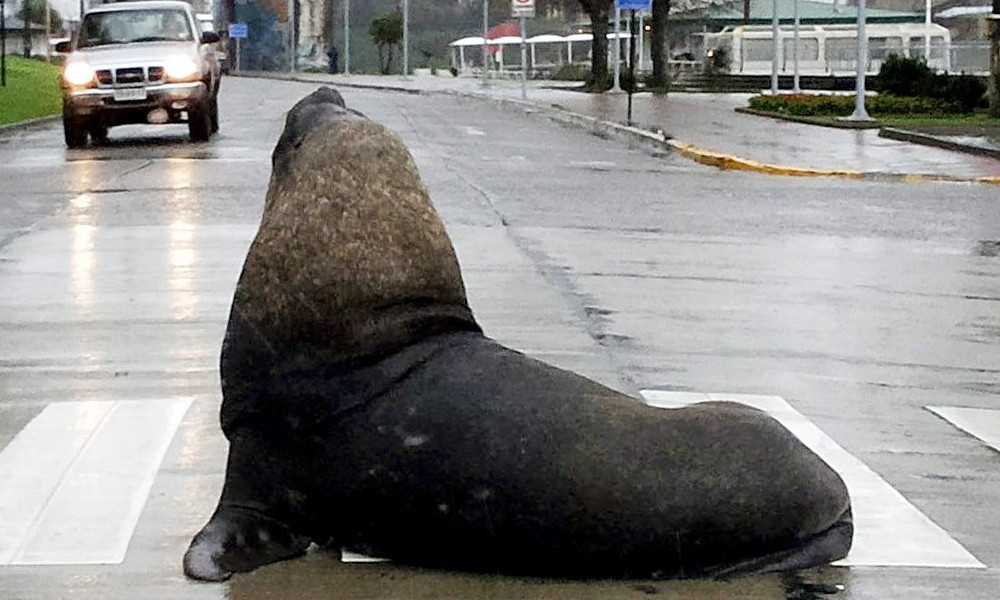
#> input picture images/lobo.jpg, 1000 x 600 px
$ jupyter execute '08_compresión.ipynb'   (shell and % lines are left out)
#> lines starting #> are read from the running program, lines starting #| are printed output that depends on the picture
# Transmisión y Compresión

## Contenidos
- Esquema transmisor de Shannon en detalle
- Algoritmo JPEG

## Ancho de banda de un video

> ¿Cúanto pesa una imagen RGB de 1920x1080?

$$
1920 \cdot 1080 \cdot 3 \cdot \text{size(uint8)} \approx 50 \text{[Mb]}
$$

Tradicionalmente un video es una secuencia de imágenes a 24 cuadros por segundo (fps)

> ¿Cuánto ancho de banda se necesita para ver una película en tiempo real?

$$
50 \text{[Mb]} \cdot 24 [1/s] = 1200 \text{[Mb/s]} = 1.2 \text{[Gb/s]}
$$

Pero los mejores planes de internet actuales en Chile ofrecen del orden de $500 \text{[Mb/s]}$ de bajada

> ¿Cómo pueden entonces funcionar los servicios de streaming?

## Nuevamente el modelo de Shannon

El **transmisor** puede subdividirse en cuatro etapas

donde

### Transformación

Tarea: Cambiar la representación de los datos

Objetivo: Representar los datos tal que se disminuya la redundancia y correlación

### Cuantización (opcional)

Tarea: Reducir los valores posibles de la seña. El conjunto reducido de valores se llama **diccionario**

Objetivo: Reducir la cantidad de bits que se usan para representar la señal

#### Ejemplo

Observe la diferencia de cuantizar un valor flotante usando
- 8 bits: diccionario con 255 valores
- 4 bits: diccionario con 16 valores

[cell 1]
import matplotlib.pyplot as plt
import numpy as np

t = np.arange(100)
s1 = np.array([int(x)/2**8 for x in 2**8*(np.sin(2.0*np.pi*t*0.05) + 1)/2])
s2 = np.array([int(x)/2**4 for x in 2**4*(np.sin(2.0*np.pi*t*0.05) + 1)/2])
fig, ax = plt.subplots(3, figsize=(6, 4), tight_layout=True, sharex=True)
ax[0].plot(t, s1)
ax[1].plot(t, s2)
ax[2].plot(t, np.abs(s2-s1));

### Codificación de fuente

Tarea: Convertir el diccionario del cuantizador en un **código de largo variable**

Objetivo: Que la señal sea más eficiente de transmitir

### Codificación de canal

Tarea: Robustecer el código

Objetivo: Que el código puede transmitirse sin errores

## Compresión y codificación

> Codificar la información usando "menos bits" que la representación original

La compresión puede ser de tipo
- *Lossless* (sin pérdidas): Los datos originales pueden reconstruirse perfectamente
- *Lossy* (con pérdidas): Se reconstruye una versión aproximada de los datos originales

Si usamos cuantización entonces estamos asumiendo pérdidas

## Compresión de imágenes

- Las tres redundancias:
    -  **Redundancia interpixel (transformación)** Alta correlación entre píxeles vecinos
    - **Redundancia psicovisual (cuantización):** El ojo humano no puede resolver más de 32 niveles de grises:
    - **Redundancia de codificación:** Algunos tonos son más comunes que otros


¿Cómo explotamos esto para reducir el tamaño de una imagen?

Más componentes descartados: mayor compresión, y peor la calidad

1. Cuantización escalar
1. Codificación de Huffman

##  Algoritmo Joint Photographic Experts Group (JPEG)

> Es un algoritmo de compresión con pérdidas (lossy) para imágenes digitales ampliamente utilizado


### Primer paso

Se convierte la imagen de RGB a YCbCr

Luego se reduce la resolución de los canales chroma con respecto al canal de luminancia

Al hacer esto explota una característica del sistema visual humano

> Somos más sensibles a la iluminación que al color

Ejemplo:

[cell 2]
import cv2
from ipywidgets import interact, SelectionSlider, IntSlider

fig, ax = plt.subplots(figsize=(6, 4), tight_layout=True)
im = cv2.imread("../images/lobo.jpg")
#> im is the input picture: shape (600, 1000, 3); mean B, G, R 131.3, 133.5, 133.9
#> the sliders are set to q_Y = 256, q_C = 256

def update(q_Y, q_C):
#> called with q_Y = 256, q_C = 256
    ax.cla(); ax.axis('off')
    # Transformar a YCrCb
    im_ycrcb = cv2.cvtColor(im, cv2.COLOR_BGR2YCrCb)
#> im_ycrcb: shape (600, 1000, 3); mean of channels 0, 1, 2 133.3, 128.3, 126.9
    Y, Cb, Cr = im_ycrcb.T
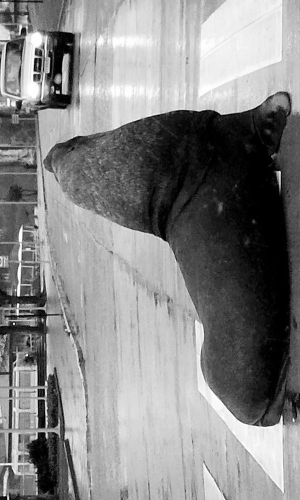
#> Y: shape (1000, 600) (shown at 1/2 size); min 0, max 255, mean 133.3
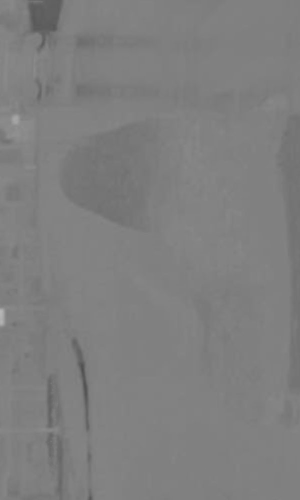
#> Cr: shape (1000, 600) (shown at 1/2 size); min 79, max 183, mean 126.9
    # Cuantizar Y y Cb/Cr por separado
    Y_q = np.round(Y*float(q_Y/255))*255.0/q_Y
    Cb_q = np.round(Cb*float(q_C/255))*255.0/q_C
    Cr_q = np.round(Cr*float(q_C/255))*255.0/q_C
    # Juntar y convertir en RGB
    im_ycrcb = np.stack((Y_q, Cb_q, Cr_q)).T
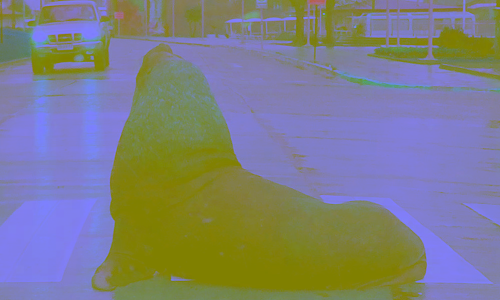
#> im_ycrcb: shape (600, 1000, 3) float64 (shown at 1/2 size); mean of channels 0, 1, 2 133.4, 128.3, 127; drawn as B, G, R
    rgb = cv2.cvtColor(im_ycrcb.astype('uint8'), cv2.COLOR_YCrCb2RGB)
    ax.imshow(rgb);

interact(update,
         q_Y=SelectionSlider(options=[1, 2, 4, 8, 16, 32, 64, 128, 256],
                             value=256, description="Niveles de Y"),
         q_C=SelectionSlider(options=[1, 2, 4, 8, 16, 32, 64, 128, 256],
                             value=256, description="Niveles de C"));

### Segundo paso

Separar la imagen en bloques disjuntos de 8x8 píxeles

Cada bloque se lleva al dominio de la frecuencia usando la transformada discreta coseno

#### Discrete Cosine Transform (DCT)

Sea una señal discreta y bidimensional $g[n_1, n_2]$ con índices $n_1 \in [0, N_1-1]$ y $n_2 \in [0, N_2-1]$ su DCT es

$$
G_C[k_1, k_2] = \sum_{n_1=0}^{N_1-1} \sum_{n_2=0}^{N_2-1} 4 g[n_1, n_2] \cos \left ( \frac{\pi k_1}{2N_1}(2n_1+1)  \right) \cos \left ( \frac{\pi k_2}{2N_2}(2n_2+1)  \right)
$$
y su inversa

$$
g[n_1, n_2] = \frac{1}{N_1 N_2}\sum_{k_1=0}^{N_1-1} \sum_{k_2=0}^{N_2-1} w[k_1]w[k_2]G[k_1, k_2] \cos \left ( \frac{\pi k_1}{2N_1}(2n_1+1)  \right) \cos \left ( \frac{\pi k_2}{2N_2}(2n_2+1)  \right),
$$

donde
$$
w[k] =\begin{cases}
1/2 & \text{ssi} ~~ k=0\\
1 & \text{ssi} ~~ k \neq 0
\end{cases}
$$

La DCT bidimensional:
- se puede descomponer en 2 aplicaciones de la DCT 1D
- es lineal, y cumple el principio de conservación de energía

> Podemos llevar una imagen al espacio de frecuencias sin pérdida de información

- es equivalente a la DFT de una señal "simetricamente extendida":

$$
y[k] =\begin{cases}
x[k] & \text{ssi} ~~ k<N\\
x[2N-1-k] & \text{ssi} ~~ N \leq k < 2N - 1
\end{cases}
$$
- Es decir que podemos usar el algoritmo FFT para calcular eficientemente la DCT

**Ojo:** La convolución en espacio original no es multiplicación en el espacio DCT

#### Ejemplo de imagen simetricamente extendida (la DCT no tiene artefactos de borde):

[cell 3]
im_bw = cv2.cvtColor(im, cv2.COLOR_BGR2YCrCb)[:, :, 0]
im_bw_sym = np.hstack((im_bw, np.fliplr(im_bw)))
im_bw_sym = np.vstack((np.flipud(im_bw_sym), im_bw_sym))
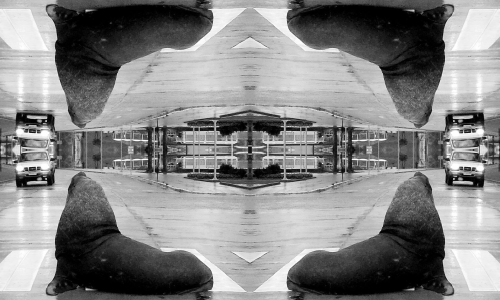
#> im_bw_sym: shape (1200, 2000) (shown at 1/4 size); min 0, max 255, mean 133.3
fig, ax = plt.subplots(figsize=(8, 5), tight_layout=True)
ax.axis('off')
ax.imshow(im_bw_sym, cmap=plt.cm.Greys_r);

#### Ejemplo: Transformación de una imagen usando DCT en bloques de 8x8

[cell 4]
from scipy import fftpack

DCT2 = lambda g, norm='ortho': fftpack.dct( fftpack.dct(g, axis=0, norm=norm), axis=1, norm=norm)
IDCT2 = lambda G, norm='ortho': fftpack.idct( fftpack.idct(G, axis=0, norm=norm), axis=1, norm=norm)

imsize = im_bw.shape
dct_matrix = np.zeros(shape=imsize)

for i in range(0, imsize[0], 8):
    for j in range(0, imsize[1], 8):
        dct_matrix[i:(i+8),j:(j+8)] = DCT2(im_bw[i:(i+8),j:(j+8)] )
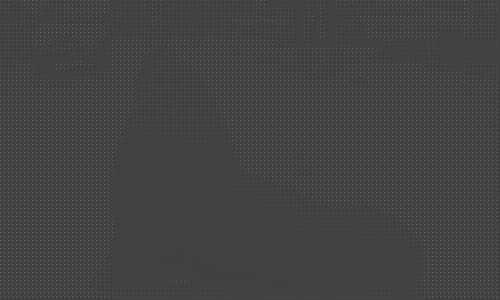
#> dct_matrix: shape (600, 1000) float64 (shown at 1/2 size); min -706.8, max 2029.2, mean 16.7; drawn with min black and max white

¿Cómo se ven uno a uno la DCT de los bloques?

[cell 5]
fig, ax = plt.subplots(1, 2, figsize=(8, 4), tight_layout=True, sharey=True)

def plot_values(ax, tile, fontsize=14):
    mid = (tile.max() + tile.min())/2.
    for i in range(8):
        for j in range(8):
            label = tile[i, j]
            color = 'black' if label > mid else 'white'
            ax.text(j, i, int(label), fontsize=fontsize,
                    color=color, ha='center', va='center')


def update(block_idx=1):
    for ax_ in ax:
        ax_.cla(); ax_.axis('off')
    # Bloque de 8x8
    tile = im_bw[8*block_idx:8*block_idx+8, 8*block_idx:8*block_idx+8]
    ax[0].imshow(tile, cmap=plt.cm.Greys_r, vmin=im_bw.min(), vmax=im_bw.max())
    ax[0].set_title("%d 8x8 image block" %(block_idx));
    plot_values(ax[0], tile)
    # DCT 8x8
    tile = dct_matrix[8*block_idx:8*block_idx+8, 8*block_idx:8*block_idx+8]
    ax[1].imshow(tile, cmap=plt.cm.Greys_r, vmin=dct_matrix.min(), vmax=dct_matrix.max())
    ax[1].set_title("8x8 DCT")
    plot_values(ax[1], tile)

interact(update, block_idx=IntSlider(min=0, max=100, value=0, description="Bloque"));
#> the sliders are set to block_idx = 0
#> in plot_values, `mid = (tile.max() + tile.min())/2.`: mid = 111.5

Una imagen tiene mucha correlación entre sus píxeles vecinos

> Al llevarla al espacio de frecuecia esta información se concentra en el centro del espectro (esquina superior izquierda)

Notemos que muchos de los coeficientes de alta frecuencia de la DCT son cero

> La DCT ha disminuido la redundancia en la información

### Tercer paso

Cuantizar cada matriz DCT y reducir la "cantidad de valores posibles"

> La cuantización es una operación de redondeo o truncamiento

#### Cuantización escalar

Se define por en forma general como:
- número de niveles $L$,
- $L+1$ fronteras de decisión $d_i$
- $L$ valor de las representaciones $r_i$

$$
\begin{equation}
    Q(x)=
    \begin{cases}
      r_0, & x \in [d_0, d_1) \\
      r_1, & x \in [d_1, d_2) \\
      \vdots & \vdots \\
      r_i, & x \in [d_i, d_{i+1}) \\
      \vdots & \vdots \\
      r_{L-1}& x \in [d_{L-1}, d_{L}) \\
    \end{cases}
\end{equation}
$$

#### Cuantización uniforme

Es un caso particular de cuantización uniforme donde la diferencia entre los niveles $q$ es constante

Si $d_0 = -V$ y $d_L = V$, una cuantización uniforme de $L$ niveles sería

$$
q = \frac{2V}{L}
$$

$$
d_{i} = d_{i-1} + q  = d_0 + i q = -V + i \frac{2V}{L}
$$
y el valor de representación es el punto medio de cada nivel
$$
r_i = \frac{1}{2} (d_i + d_{i+1}) = -d_0 + \frac{2i+1}{2} \Delta = -V + (2i+1) \frac{V}{L}
$$

También podríamos definir $\Delta$ y usar la fórmula

$$
x_q = -V + \frac{q}{2} + q\cdot \text{floor}\left(\frac{x+V}{q} \right)
$$


#### Error de cuantización

Es la distancia entre el valor real y su versión cuantizada
$$
d_c = \|Q(x) -x\|^2
$$

[cell 6]
def quantize_scalar(x):
    x2 = x.copy()
    x2[(x >= -1) & (x < -0.9)] = -1.
    x2[(x >= -0.9) & (x < -0.75)] = -0.8
    x2[(x >= -0.75) & (x < -0.25)] = -0.4
    x2[(x >= -0.25) & (x < 0.25)] = 0.0
    x2[(x >= 0.25) & (x < 0.75)] = 0.4
    x2[(x >= 0.75) & (x < 0.9)] = 0.8
    x2[(x >= 0.9) ] = 1.
    return x2

def quantize_uniform(x, x_min, q):
    return x_min + q/2 + np.floor((x-x_min)/q)*q

t = np.arange(100, step=0.1)
s1 = np.sin(2.0*np.pi*t*0.05)
s2 = quantize_scalar(s1)
#s2 = quantize_uniform(s1, s1.min(), q=0.01)

fig, ax = plt.subplots(3, figsize=(6, 4), tight_layout=True, sharex=True)
ax[0].plot(t, s1)
ax[1].plot(t, s2)
ax[2].plot(t, np.power(s2-s1, 2));
print(f"MSE: {np.mean(np.power(s2-s1, 2))}")
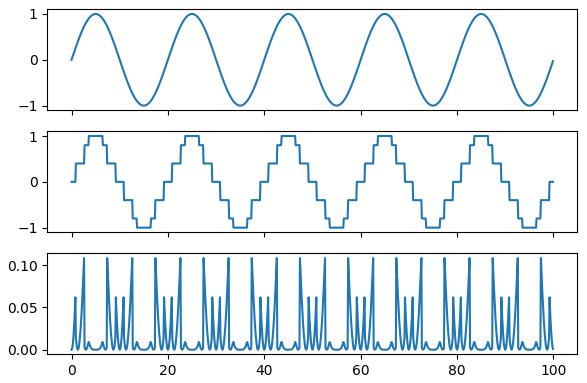
#> figure drawn by matplotlib, 3 panels; panel 3: curve peaks at x = 72.6, y = 0.108

#### Cuantización en JPEG

> JPEG cuantiza en el espacio de frecuencia

- Cada bloque de 8x8 de componentes DCT se cuantiza por separado
- El nivel de cada uno de los componentes se redondea según una matriz de cuantización Q
- Q fue diseñada tal que componentes de alta frecuencia se cuantizan en menos niveles

[cell 7]
Q = np.array([[16, 11, 10, 16, 24, 40, 51, 61],
              [12, 12, 14, 19, 26, 58, 60, 55],
              [14, 13, 16, 24, 40, 57, 69, 56],
              [14, 17, 22, 29, 51, 87, 80, 62],
              [18, 22, 37, 56, 68, 109, 103, 77],
              [24, 35, 55, 64, 81, 104, 113, 92],
              [49, 64, 78, 87, 103, 121, 120, 101],
              [72, 92, 95, 98, 112, 100, 103, 99]])

> El bloque cuantizado se obtiene como $\text{ROUND}\left(\frac{G_C}{Q}\right)$

[cell 8]
fig, ax = plt.subplots(1, 3, figsize=(8, 3), tight_layout=True)
def update(block_idx=1):
    for ax_ in ax:
        ax_.cla(); ax_.axis('off')
    tile = im_bw[8*block_idx:8*block_idx+8, 8*block_idx:8*block_idx+8]
    ax[0].imshow(tile, cmap=plt.cm.Greys_r)
    ax[0].set_title("8x8 %d'th block" %(block_idx));
    plot_values(ax[0], tile, fontsize=12)

    tile = dct_matrix[8*block_idx:8*block_idx+8, 8*block_idx:8*block_idx+8]
    ax[1].imshow(tile, cmap=plt.cm.Greys_r)
    ax[1].set_title("8x8 DCT\n %d nonzero" %(np.count_nonzero(tile)));
    plot_values(ax[1], tile, fontsize=12)

    quant = np.round(tile/Q)
    ax[2].imshow(quant, cmap=plt.cm.Greys_r)
    ax[2].set_title("8x8 Quantized\n%d nonzero" %(np.count_nonzero(quant)));
    plot_values(ax[2], quant, fontsize=12)

interact(update, block_idx=IntSlider(min=0, max=100, value=0, description="Block tile"));
#> the sliders are set to block_idx = 0
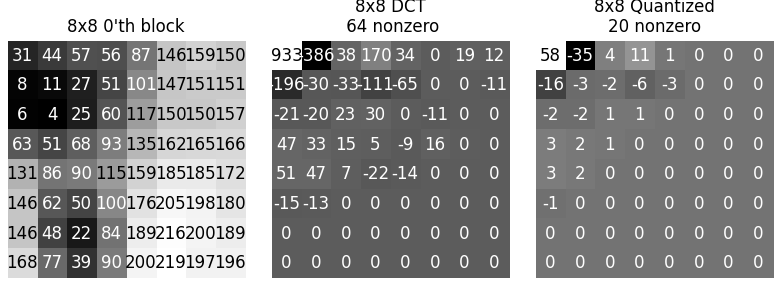
#> figure drawn by matplotlib, 3 panels

[cell 9]
from ipywidgets import FloatSlider

area = np.prod(im_bw.shape)
#> the sliders are set to percent = 34
fig, ax = plt.subplots(1, 2, figsize=(8, 3), tight_layout=True)

def update(percent):
#> called with percent = 34
    for ax_ in ax.ravel():
        ax_.cla(); ax_.axis('off')
    im_dct = np.zeros(imsize)
    nnz = np.zeros(dct_matrix.shape)
    if (percent < 50):
        S = 5000/percent
    else:
        S = 200 - 2*percent
    Q_dyn = np.floor((S*Q + 50) / 100);
    Q_dyn[Q_dyn == 0] = 1
    for i in range(0, imsize[0], 8):
        for j in range(0, imsize[1], 8):
            quant = np.round(dct_matrix[i:(i+8),j:(j+8)]/Q_dyn)
            im_dct[i:(i+8),j:(j+8)] = IDCT2(quant)
            nnz[i, j] = np.count_nonzero(quant)
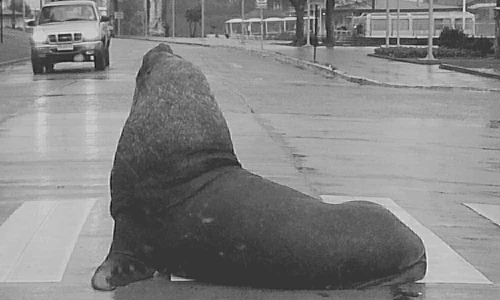
#> im_dct: shape (600, 1000) float64 (shown at 1/2 size); min -3.98, max 14.48, mean 5.56; drawn with min black and max white
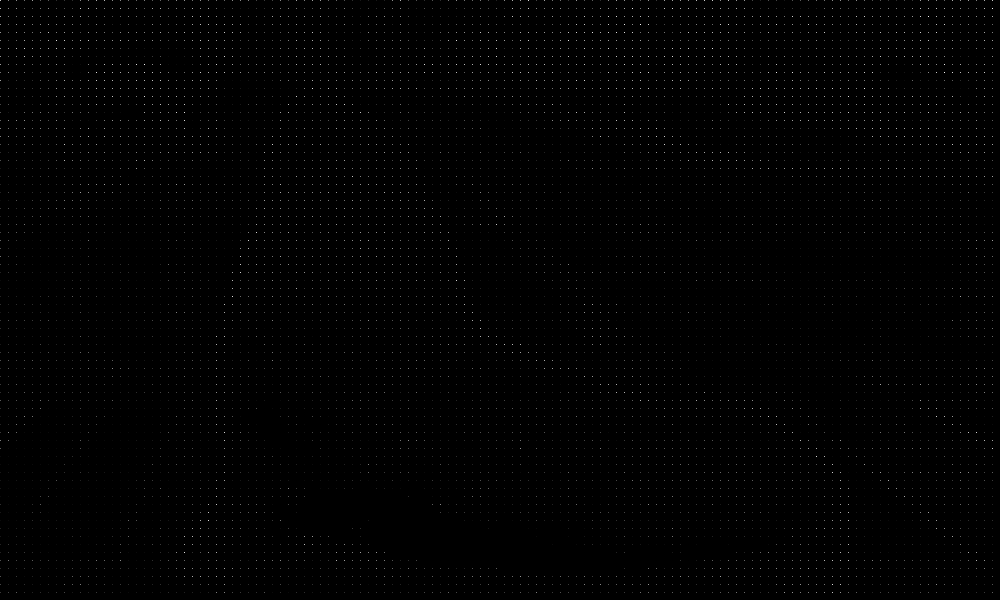
#> nnz: shape (600, 1000) float64; min 0, max 22, mean 0.1; drawn with min black and max white

    ax[0].imshow(im_bw, cmap=plt.cm.Greys_r);
    ax[0].set_title("%0.2f MB" %(area*8/1e+6))
    ax[1].imshow(im_dct, cmap=plt.cm.Greys_r);
    ax[1].set_title("%0.2f MB" %(np.sum(nnz)*8/1e+6))
interact(update, percent=FloatSlider(min=0.01, max=99.99, step=0.01, value=34, continuous_update=False,
                                     description="Nivel de compresión"));
